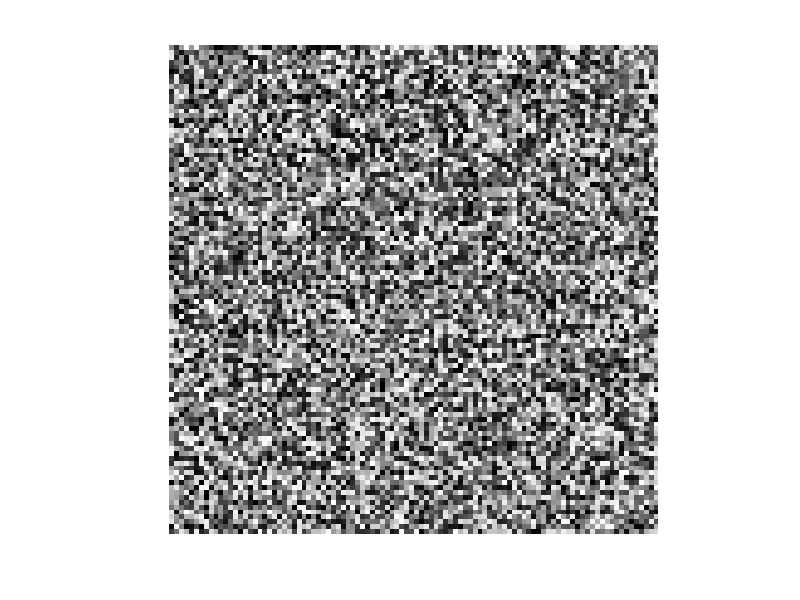

The MATLAB script that drew this image: (Note: this script raises an error after producing the figure.)
clc
clear all
close all
%% init
L = [0,1];                % label field
M = length(L);            % label number
img = rand(100,100);      % init image
filter = zeros(3,3);      % 3x3 window
alpha = 0                 % 1st-order potential factor
beta = 0.8*[1 1 -1 -1]    % interaction parameter
clique = cell(1,8);       % c8 c1 c5  b4 b1 b3
                          % c3 [] c4  b2 [] b2
                          % c6 c2 c7  b3 b1 b4
%% funcs
figure(1)
imshow(img)

% calculated parameters
betaC = reshape([beta',beta']',1,8);

% iteration
[r,c] = size(img);
distribution = 0;
for k = 1:10
    for i = 1:r
        for j = 1:c
            if (i==1)&&(j==1)
                filter(1,1) = NaN;
                filter(1,2) = NaN;
                filter(1,3) = NaN;
                filter(2,1) = NaN;
                filter(2,2) = img(i,j);
                filter(2,3) = img(i,j+1);
                filter(3,1) = NaN;
                filter(3,2) = img(i+1,j);
                filter(3,3) = img(i+1,j+1);
            end
            if (i==1)&&(j~=1)&&(j~=c)
                filter(1,1) = NaN;
                filter(1,2) = NaN;
                filter(1,3) = NaN;
                filter(2,1) = img(i,j-1);
                filter(2,2) = img(i,j);
                filter(2,3) = img(i,j+1);
                filter(3,1) = img(i+1,j-1);
                filter(3,2) = img(i+1,j);
                filter(3,3) = img(i+1,j+1);
            end
            if (i==1)&&(j==c)
                filter(1,1) = NaN;
                filter(1,2) = NaN;
                filter(1,3) = NaN;
                filter(2,1) = img(i,j-1);
                filter(2,2) = img(i,j);
                filter(2,3) = NaN;
                filter(3,1) = img(i+1,j-1);
                filter(3,2) = img(i+1,j);
                filter(3,3) = NaN;
            end
            
            if (i~=1)&&(i~=r)&&(j==1)
                filter(1,1) = NaN;
                filter(1,2) = img(i-1,j);
                filter(1,3) = img(i-1,j+1);
                filter(2,1) = NaN;
                filter(2,2) = img(i,j);
                filter(2,3) = img(i,j+1);
                filter(3,1) = NaN;
                filter(3,2) = img(i+1,j);
                filter(3,3) = img(i+1,j+1);
            end
            if (i==r)&&(j~=1)&&(j~=c)
                filter(1,1) = img(i-1,j-1);
                filter(1,2) = img(i-1,j);
                filter(1,3) = img(i-1,j+1);
                filter(2,1) = img(i,j-1);
                filter(2,2) = img(i,j);
                filter(2,3) = img(i,j+1);
                filter(3,1) = NaN;
                filter(3,2) = NaN;
                filter(3,3) = NaN;
            end
            
            if (i==r)&&(j==1)
                filter(1,1) = NaN;
                filter(1,2) = img(i-1,j);
                filter(1,3) = img(i-1,j+1);
                filter(2,1) = NaN;
                filter(2,2) = img(i,j);
                filter(2,3) = img(i,j+1);
                filter(3,1) = NaN;
                filter(3,2) = NaN;
                filter(3,3) = NaN;
            end
            
            if (i==r)&&(j==c)
                filter(1,1) = img(i-1,j-1);
                filter(1,2) = img(i-1,j);
                filter(1,3) = NaN;
                filter(2,1) = img(i,j-1);
                filter(2,2) = img(i,j);
                filter(2,3) = NaN;
                filter(3,1) = NaN;
                filter(3,2) = NaN;
                filter(3,3) = NaN;
            end
            
            if (i~=1)&&(i~=r)&&(j==c)
                filter(1,1) = img(i-1,j-1);
                filter(1,2) = img(i-1,j);
                filter(1,3) = NaN;
                filter(2,1) = img(i,j-1);
                filter(2,2) = img(i,j);
                filter(2,3) = NaN;
                filter(3,1) = img(i+1,j-1);
                filter(3,2) = img(i+1,j);
                filter(3,3) = NaN;
            end
            if (i>1)&&(i<r)&&(j>1)&&(j<r)
                filter(1,1) = img(i-1,j-1);
                filter(1,2) = img(i-1,j);
                filter(1,3) = img(i-1,j+1);
                filter(2,1) = img(i,j-1);
                filter(2,2) = img(i,j);
                filter(2,3) = img(i,j+1);
                filter(3,1) = img(i+1,j-1);
                filter(3,2) = img(i+1,j);
                filter(3,3) = img(i+1,j+1);
            end
            clique = updateclique(filter);
            Pf = getPf(clique, M, betaC, alpha, L);
            img(i,j) = L(find(mnrnd(1,Pf)==1));
        end
    end
    k
    figure(2)
    imshow(img)
end
